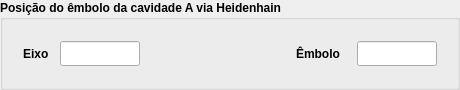
                 <widget class="QGroupBox" name="groupBox_32">
                  <property name="minimumSize">
                   <size>
                    <width>460</width>
                    <height>90</height>
                   </size>
                  </property>
                  <property name="maximumSize">
                   <size>
                    <width>460</width>
                    <height>90</height>
                   </size>
                  </property>
                  <property name="font">
                   <font>
                    <weight>75</weight>
                    <bold>true</bold>
                   </font>
                  </property>
                  <property name="title">
                   <string>Posição do êmbolo da cavidade A via Heidenhain</string>
                  </property>
                  <layout class="QVBoxLayout" name="verticalLayout_64">
                   <item>
                    <layout class="QHBoxLayout" name="horizontalLayout_58">
                     <item alignment="Qt::AlignLeft">
                      <widget class="QWidget" name="widget_20" native="true">
                       <property name="minimumSize">
                        <size>
                         <width>135</width>
                         <height>45</height>
                        </size>
                       </property>
                       <property name="maximumSize">
                        <size>
                         <width>135</width>
                         <height>45</height>
                        </size>
                       </property>
                       <layout class="QVBoxLayout" name="verticalLayout_65">
                        <item>
                         <layout class="QHBoxLayout" name="horizontalLayout_59">
                          <item>
                           <widget class="QLabel" name="label_23">
                            <property name="font">
                             <font>
                              <weight>75</weight>
                              <bold>true</bold>
                             </font>
                            </property>
                            <property name="text">
                             <string>Eixo</string>
                            </property>
                           </widget>
                          </item>
                          <item>
                           <widget class="PyDMLineEdit" name="PyDMLineEdit_11">
                            <property name="minimumSize">
                             <size>
                              <width>80</width>
                              <height>25</height>
                             </size>
                            </property>
                            <property name="maximumSize">
                             <size>
                              <width>80</width>
                              <height>25</height>
                             </size>
                            </property>
                            <property name="toolTip">
                             <string/>
                            </property>
                            <property name="whatsThis">
                             <string>
    Writeable text field to send and display channel values
    </string>
                            </property>
                           </widget>
                          </item>
                         </layout>
                        </item>
                       </layout>
                      </widget>
                     </item>
                     <item>
                      <widget class="QWidget" name="widget_21" native="true">
                       <property name="minimumSize">
                        <size>
                         <width>159</width>
                         <height>45</height>
                        </size>
                       </property>
                       <property name="maximumSize">
                        <size>
                         <width>159</width>
                         <height>45</height>
                        </size>
                       </property>
                       <layout class="QVBoxLayout" name="verticalLayout_66">
                        <item>
                         <layout class="QHBoxLayout" name="horizontalLayout_60">
                          <item>
                           <widget class="QLabel" name="label_24">
                            <property name="font">
                             <font>
                              <weight>75</weight>
                              <bold>true</bold>
                             </font>
                            </property>
                            <property name="text">
                             <string>Êmbolo</string>
                            </property>
                           </widget>
                          </item>
                          <item>
                           <widget class="PyDMLineEdit" name="PyDMLineEdit_12">
                            <property name="minimumSize">
                             <size>
                              <width>80</width>
                              <height>25</height>
                             </size>
                            </property>
                            <property name="maximumSize">
                             <size>
                              <width>80</width>
                              <height>25</height>
                             </size>
                            </property>
                            <property name="toolTip">
                             <string/>
                            </property>
                            <property name="whatsThis">
                             <string>
    Writeable text field to send and display channel values
    </string>
                            </property>
                           </widget>
                          </item>
                         </layout>
                        </item>
                       </layout>
                      </widget>
                     </item>
                    </layout>
                   </item>
                  </layout>
                 </widget>
